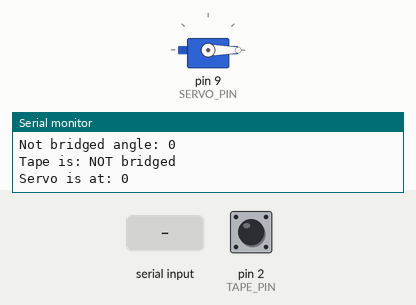
Simulated run of this sketch. Board: Arduino Uno, built with avr-gcc and run on an emulated ATmega328P. Parts: servo, the last lines printed to the serial monitor. The inputs (shaded band) are chosen by the test bench; at power-on: pin 2 (TAPE_PIN) HIGH.

Above: at 1.3 s.
1.4 s: "n90\n" received over Serial
At 1.85 s:
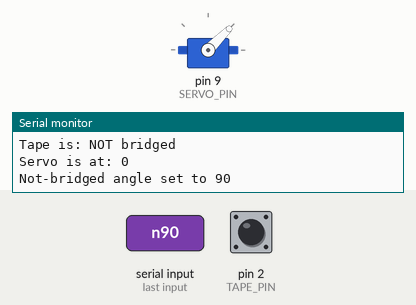
At 3.2 s:
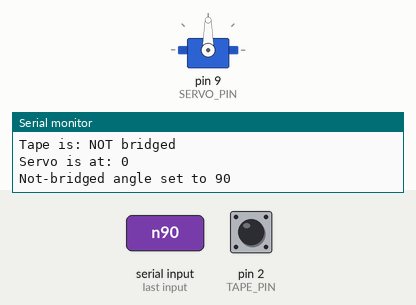
3.7 s: pin 2 (TAPE_PIN) pulled LOW for 0.15 s
5.3 s: "90,45\n" received over Serial
6.8 s: "0\n" received over Serial
Timing chart, 0 to 9.3 s (numbered marks = the images above; inputs shaded):
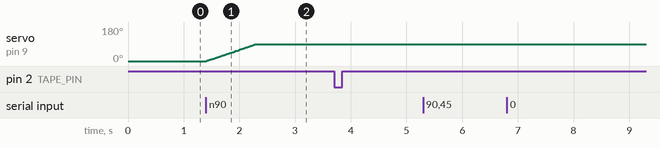

Measured:
- after the input at 1.4 s, servo on pin 9 (SERVO_PIN): moves from 0° to 90° over 0.89 s, starting at once

The sketch:

copper_tape_servo_on_off.ino
```cpp
#include <Servo.h>

// ---------- Pins ----------
const int TAPE_PIN  = 2;    // copper tape signal (uses internal pull-up)
const int SERVO_PIN = 9;

// ---------- Settings ----------
const int STEP_DELAY_MS = 10;             // ms per degree (0 = instant)
const unsigned long DEBOUNCE_MS = 30;
const unsigned long SERIAL_IDLE_MS = 100; // treat input as complete after this much silence

// Adjustable at runtime over Serial
int bridgedAngle  = 90;   // angle while the copper tape is bridged
int releasedAngle = 0;    // angle while the copper tape is NOT bridged

Servo servo;
int pos = 0;
unsigned long lastStep = 0;

// Debounce state
bool lastReading = HIGH;
bool stableState = HIGH;  // LOW = bridged
unsigned long lastChange = 0;

// Serial input buffer
String inBuf = "";
unsigned long lastCharTime = 0;

int currentTarget() {
  return (stableState == LOW) ? bridgedAngle : releasedAngle;
}

void printStatus() {
  Serial.println("--- Status ---");
  Serial.print("Bridged angle:     "); Serial.println(bridgedAngle);
  Serial.print("Not bridged angle: "); Serial.println(releasedAngle);
  Serial.print("Tape is: "); Serial.println(stableState == LOW ? "BRIDGED" : "NOT bridged");
  Serial.print("Servo is at: "); Serial.println(pos);
}

void processLine(String line) {
  line.trim();
  if (line.length() == 0) return;

  char cmd = tolower(line.charAt(0));
  String arg = line.substring(1);
  arg.trim();
  bool hasNumber = arg.length() > 0 && isDigit(arg.charAt(0));
  int val = constrain(arg.toInt(), 0, 180);

  if (cmd == 'b') {
    if (!hasNumber) { Serial.println("Need a number, e.g. b90"); return; }
    bridgedAngle = val;
    Serial.print("Bridged angle set to "); Serial.println(bridgedAngle);
  } else if (cmd == 'n') {
    if (!hasNumber) { Serial.println("Need a number, e.g. n0"); return; }
    releasedAngle = val;
    Serial.print("Not-bridged angle set to "); Serial.println(releasedAngle);
  } else if (cmd == '?') {
    printStatus();
  } else {
    Serial.print("Unknown command: "); Serial.println(line);
  }
}

void handleSerial() {
  while (Serial.available()) {
    char c = Serial.read();
    lastCharTime = millis();
    if (c == '\n' || c == '\r') {
      processLine(inBuf);
      inBuf = "";
    } else if (inBuf.length() < 20) {
      inBuf += c;
    }
  }
  // Works even if the Serial Monitor is set to "No line ending"
  if (inBuf.length() > 0 && millis() - lastCharTime > SERIAL_IDLE_MS) {
    processLine(inBuf);
    inBuf = "";
  }
}

void updateServo() {
  int target = currentTarget();
  if (pos == target) return;

  if (STEP_DELAY_MS == 0) {
    pos = target;
    servo.write(pos);
    return;
  }

  // Non-blocking: step toward the target so it can reverse mid-move
  if (millis() - lastStep >= (unsigned long)STEP_DELAY_MS) {
    lastStep = millis();
    pos += (target > pos) ? 1 : -1;
    servo.write(pos);
  }
}

void setup() {
  Serial.begin(9600);
  pinMode(TAPE_PIN, INPUT_PULLUP);

  lastReading = digitalRead(TAPE_PIN);
  stableState = lastReading;

  servo.attach(SERVO_PIN, 500, 2400);
  pos = currentTarget();
  servo.write(pos);

  Serial.println("Commands: b90 = bridged angle | n0 = not-bridged angle | ? = status");
  printStatus();
}

void loop() {
  handleSerial();

  bool reading = digitalRead(TAPE_PIN);
  if (reading != lastReading) {
    lastChange = millis();
    lastReading = reading;
  }

  if (millis() - lastChange > DEBOUNCE_MS && reading != stableState) {
    stableState = reading;
    Serial.print("Tape ");
    Serial.print(stableState == LOW ? "BRIDGED" : "released");
    Serial.print(" -> going to ");
    Serial.println(currentTarget());
  }

  updateServo();
}
```
